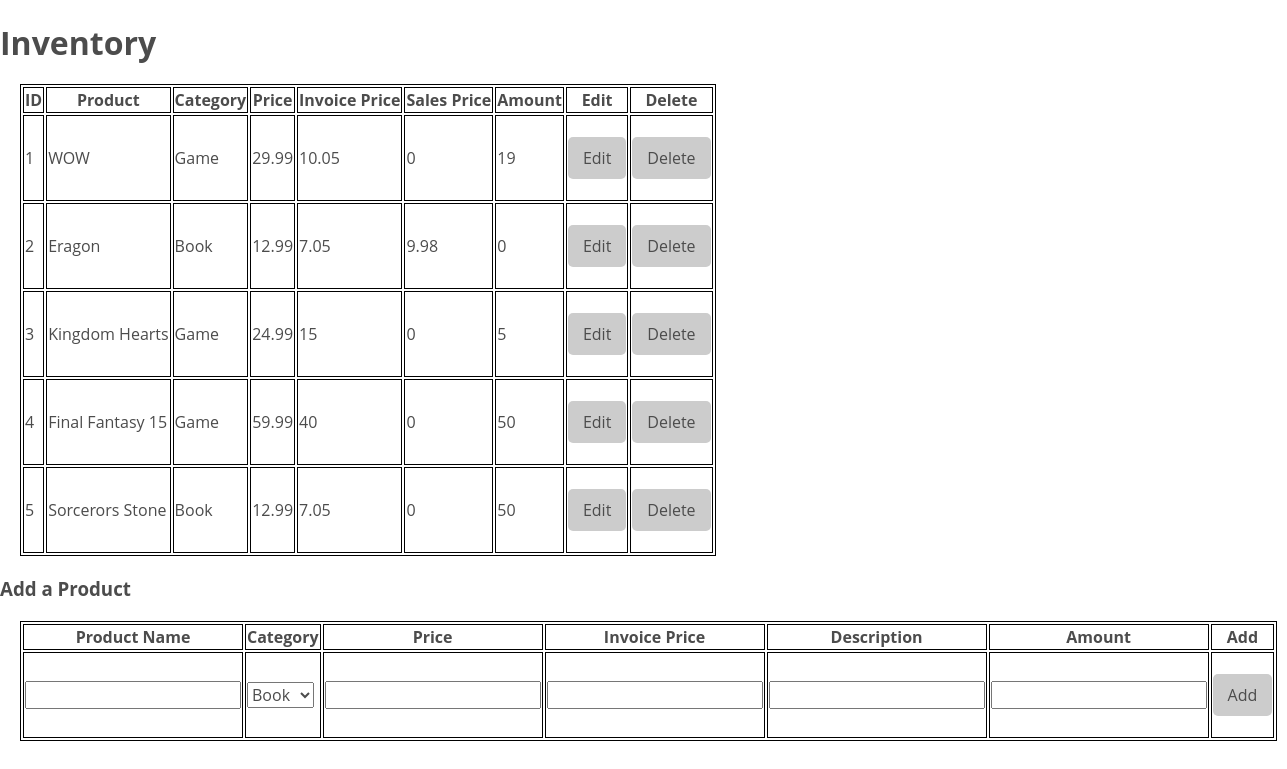
The page /Account/inventory.php on the database as committed earlier.
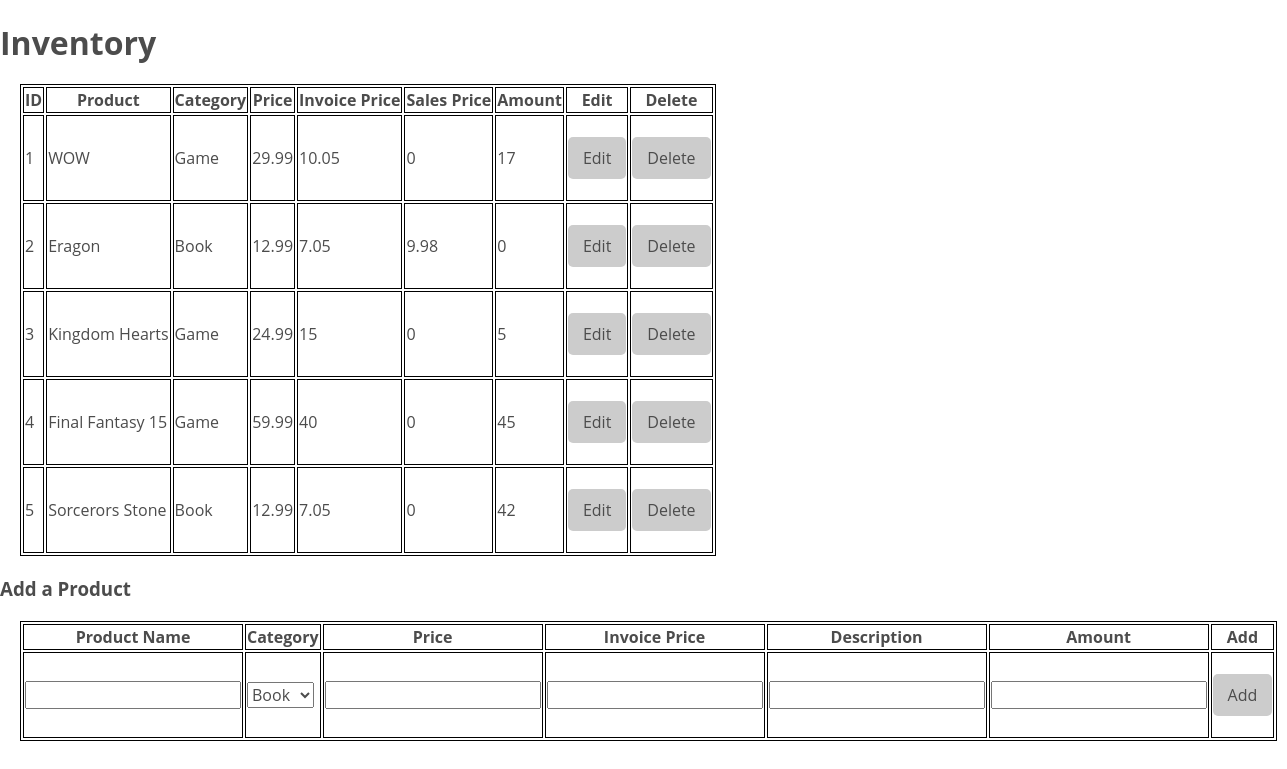
The same page on the database as committed later.
### tables this page shows
CREATE TABLE `product` (
  `ProductID` int(11) DEFAULT NULL,
  `ProductName` varchar(20) DEFAULT NULL,
  `Price` float DEFAULT NULL,
  `InvoicePrice` float DEFAULT NULL,
  `SalesPrice` float DEFAULT NULL,
  `Category` varchar(20) DEFAULT NULL,
  `ProdDescripiton` varchar(50) DEFAULT NULL,
  `Amount` int(11) DEFAULT NULL,
  `VIP` tinyint(1) DEFAULT NULL
);

### Account/inventory.php (the view, shortened to what this page needs)
<!DOCTYPE html>
<html>
  <head>
    <link rel="stylesheet" type="text/css" href="../style.css">
  </head>
  <body>
     <h1>Inventory</h1>
     <table>
     <thead>
       <th>ID</th>
       <th>Product</th>
       <th>Category</th>
       <th>Price</th>
       <th>Invoice Price</th>
       <th>Sales Price</th>
       <th>Amount</th>
       <th>Edit</th>
       <th>Delete</th>
     </thead>
     <tbody>
     <?php
        include '../databaselogin.php';
        $conn = new mysqli($servername, $username, $password, $db);
        $sql = "select * from product;";
        $result = $conn->query($sql);
        if ($result->num_rows > 0) {
         while($row = $result->fetch_assoc()) {
	   echo "<tr>";
	   echo "<td>" . $row["ProductID"] . "</td>";
           echo "<td>" . $row["ProductName"] . "</td>";
	   echo "<td>" . $row["Category"] . "</td>";
           echo "<td>" . $row["Price"] . "</td>";
	   echo "<td>" . $row["InvoicePrice"] . "</td>";
	   echo "<td>" . $row["SalesPrice"] . "</td>";
	   echo "<td>" . $row["Amount"] . "</td>";
           echo "<td><form action='editInventory.php' method='post'><input type='hidden' name='ProductID' value=" . $row["ProductID"] . " /><input type='submit' value='Edit' /></form></td>";
	   echo "<td><form action='deleteInventory.php' method='post'><input type='hidden' name='ProductID' value=" . $row["ProductID"] . " /><input type='submit' value='Delete' /></form></td>";
	   echo "</tr>";
	}
	} else {
           echo "0 results";
	}
     ?>
     </tbody>
     </table>
     <h3>Add a Product</h3>
     <table>
      <thead>
	<th>Product Name</th>
	<th>Category</th>
	<th>Price</th>
	<th>Invoice Price</th>
	<th>Description</th>
	<th>Amount</th>
	<th>Add</th>
      </thead>
      <tbody>
        <tr>
	 <td><input name="ProductName"/></td>
	 <td>
	  <select name="Category" selected="Book">
           <option value="Book">Book</option>
          </select>
	 </td>
	 <td><input type="number" name="Price"/></td>
	 <td><input name="InvoicePrice"/></td>
	 <td><input name="Description"/></td>
	 <td><input type="number" name="Amount"/></td>
	 <td><input type='submit' value='Add' /></td>
        </tr>
      </tbody>
     </table>
  </body>
</html>

Rows that differ between the two databases and show on the page:
changed product "WOW": Amount "19" → "17"
changed product "Final Fantasy 15": Amount "50" → "45"
changed product "Sorcerors Stone": Amount "50" → "42"
